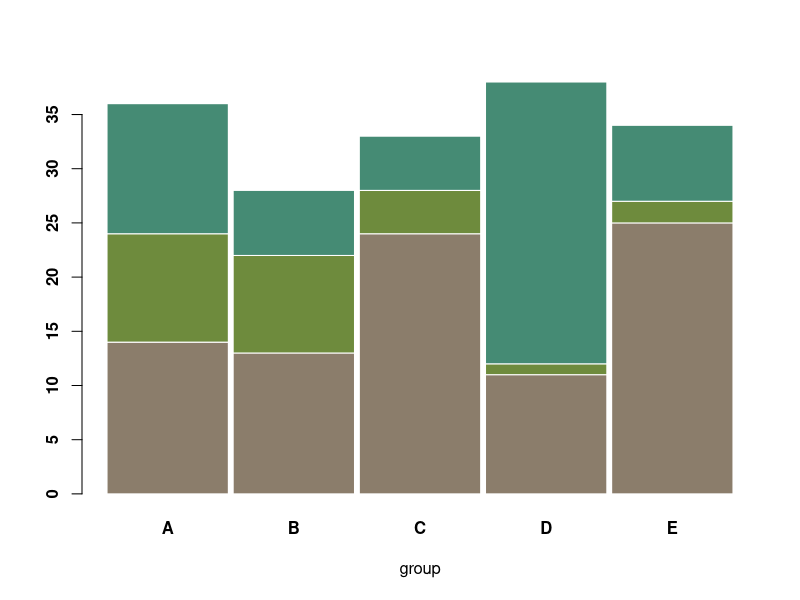
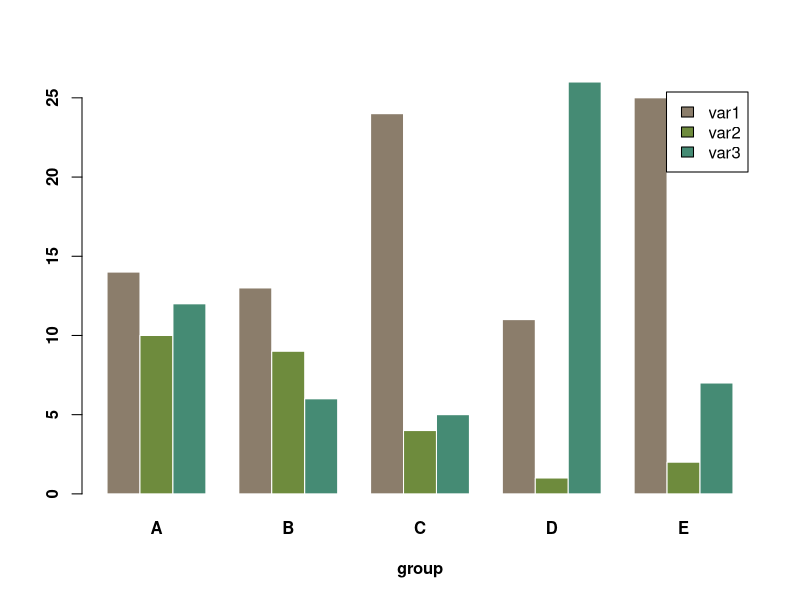
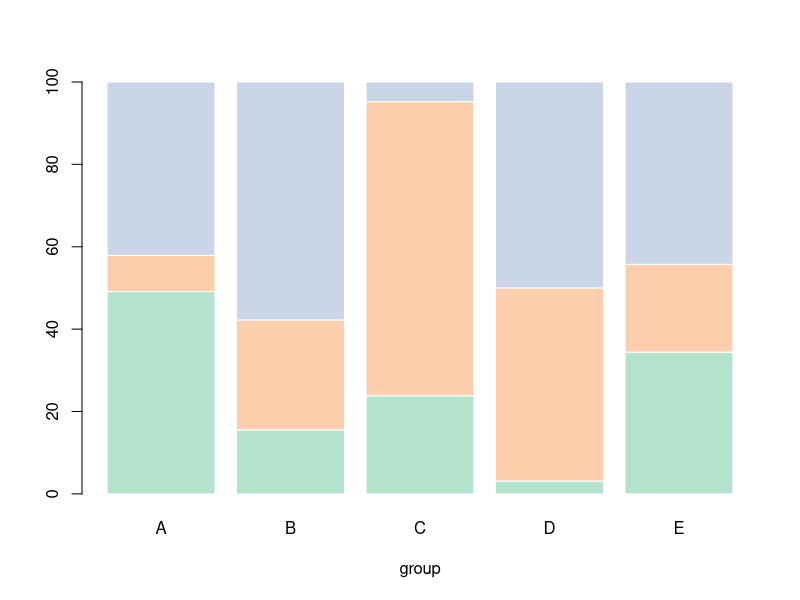
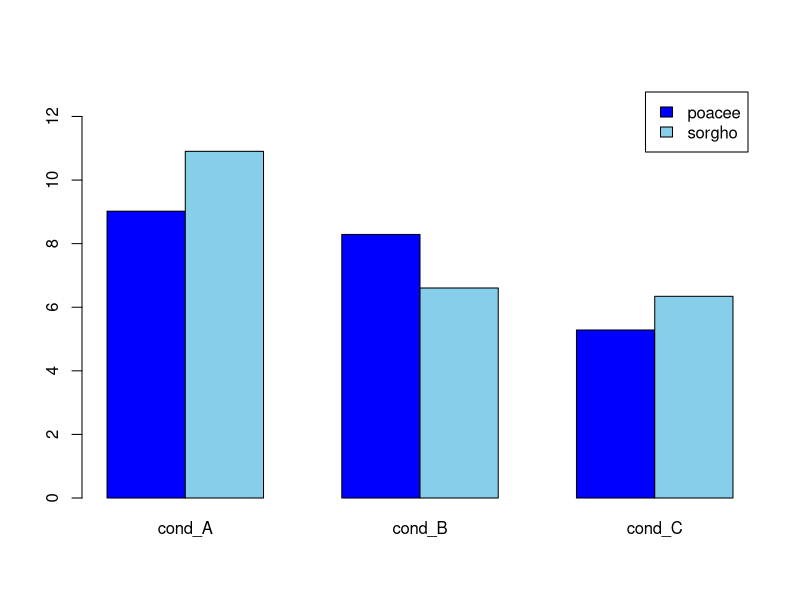
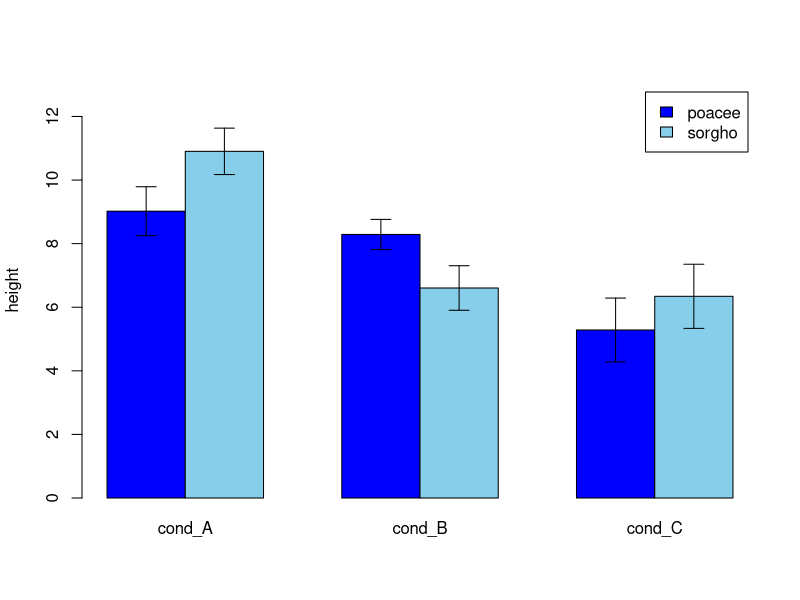

Write the R code that produced these figures, in order.
### bar.R ------------------------------------

set.seed(112)
data=matrix(sample(1:30,15) , nrow=3)
colnames(data)=c("A","B","C","D","E")
rownames(data)=c("var1","var2","var3")

# Get the stacked barplot
barplot(data, col=colors()[c(23,89,12)] , border="white", space=0.04, font.axis=2, xlab="group")

# Grouped barplot
barplot(data, col=colors()[c(23,89,12)] , border="white", font.axis=2, beside=T, legend=rownames(data), xlab="group", font.lab=2)




#Create data
set.seed(1124)
data=matrix(sample(1:30,15) , nrow=3)
colnames(data)=c("A","B","C","D","E")
rownames(data)=c("var1","var2","var3")

#create color palette:
library(RColorBrewer)
coul = brewer.pal(3, "Pastel2") 

#Transform this data in %
data_percentage=apply(data, 2, function(x){x*100/sum(x,na.rm=T)})

# Make a stacked barplot--> it will be in %!
barplot(data_percentage, col=coul , border="white", xlab="group")



#Let's build a dataset : height of 10 sorgho and poacee sample in 3 environmental conditions (A, B, C)
A=c(rep("sorgho" , 10) , rep("poacee" , 10) )
B=rnorm(20,10,4)
C=rnorm(20,8,3)
D=rnorm(20,5,4)
data=data.frame(A,B,C,D)
colnames(data)=c("specie","cond_A","cond_B","cond_C")

#Let's calculate the average value for each condition and each specie with the *aggregate* function
bilan=aggregate(cbind(cond_A,cond_B,cond_C)~specie , data=data , mean)
rownames(bilan)=bilan[,1]
bilan=as.matrix(bilan[,-1])

#Then it is easy to make a classical barplot :
lim=1.2*max(bilan)
ze_barplot = barplot(bilan , beside=T , legend.text=T , col=c("blue" , "skyblue") , ylim=c(0,lim))

#I becomes a bit more tricky when we want to add the error bar representing the confidence interval.

#First I create a smell function that takes...in entry
error.bar <- function(x, y, upper, lower=upper, length=0.1,...){
  arrows(x,y+upper, x, y-lower, angle=90, code=3, length=length, ...)
}

#Then I calculate the standard deviation for each specie and condition :
stdev=aggregate(cbind(cond_A,cond_B,cond_C)~specie , data=data , sd)
rownames(stdev)=stdev[,1]
stdev=as.matrix(stdev[,-1]) * 1.96 / 10

# I am ready to add the error bar on the plot using my "error bar" function !
ze_barplot = barplot(bilan , beside=T , legend.text=T,col=c("blue" , "skyblue") , ylim=c(0,lim) , ylab="height")
error.bar(ze_barplot,bilan, stdev)

